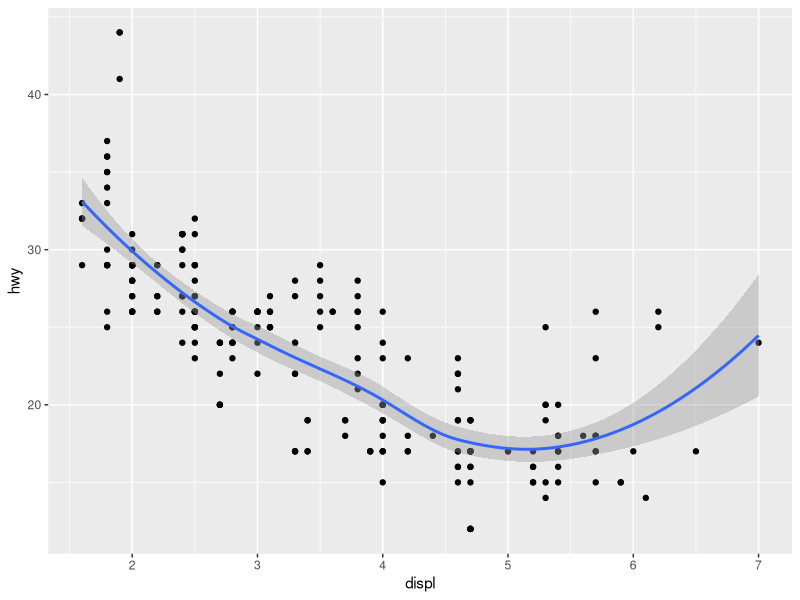
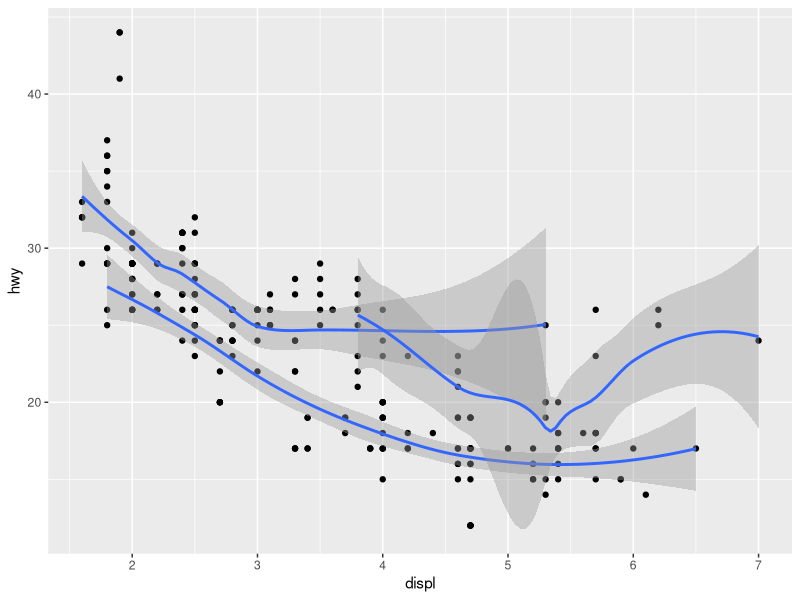
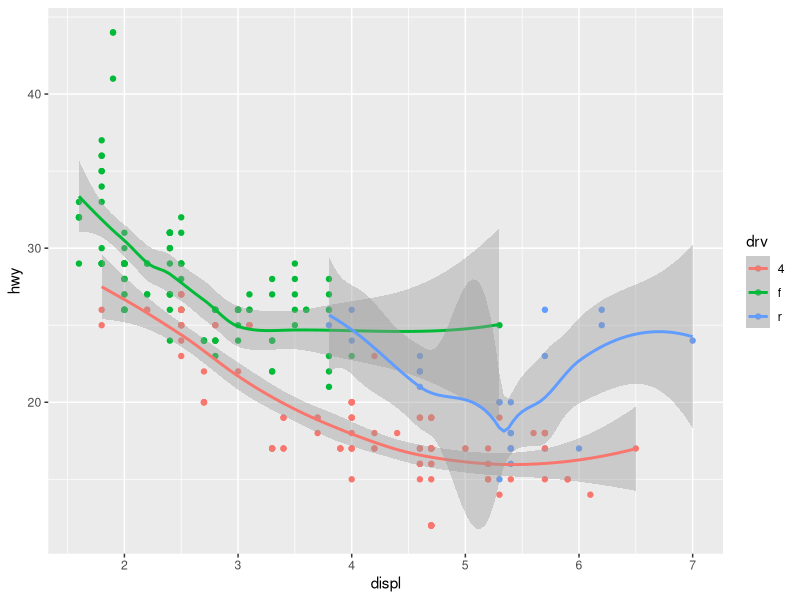
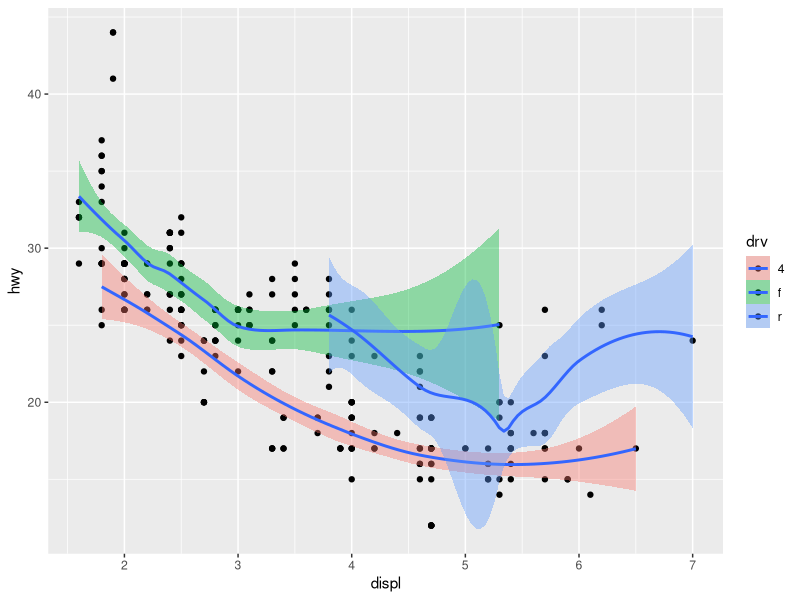
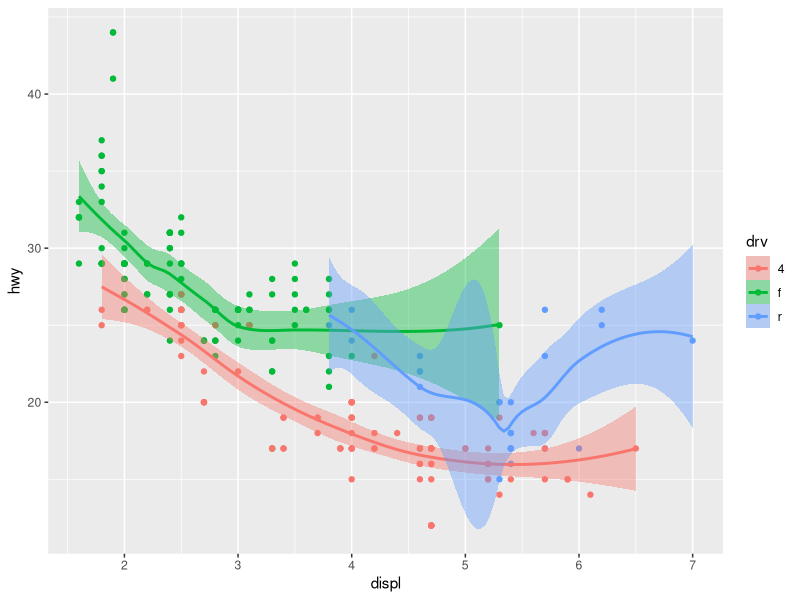

The R script that drew these images, in order: (Note: this script raises an error after producing the figures.)
#Hadly Wickham, ggplot. And Winston Chang- R Graphics cookbook
#ggplot graphics 
# 12 april 2018
# NJG

#preliminaries
library(ggplot2)
install.packages("ggthemes")
library(ggthemes)
library(patchwork)
library(TeachingDemos)
char2seed("10th Avenue Freeze-Out")
d<-mpg
str(d)

#Standard plot with all of the data 
p1 <- ggplot(data=d, mapping=aes(x=displ,y=hwy)) +
  geom_point() + geom_smooth()
print(p1)
str(p1)


# Break out the drive types
p1 <- ggplot(data=d, mapping=aes(x=displ,y=hwy,group=drv)) +
  geom_point() + geom_smooth()
print(p1)

# see effect of color and see what changes (tbh nicer)
p1 <- ggplot(data=d, mapping=aes(x=displ,y=hwy,color=drv)) +
  geom_point() + geom_smooth()
print(p1)

# Map to fll for confidence interval 
p1 <- ggplot(data=d, mapping=aes(x=displ,y=hwy,fill=drv)) +
  geom_point() + geom_smooth()
print(p1)

#use both fill  and color for both effects as aesthetics 
p1 <- ggplot(data=d, mapping=aes(x=displ,y=hwy,color=drv, fill=drv)) +
  geom_point() + geom_smooth()
print(p1)

#use aesthetic mappings within each group to override defaults 
#subset data to get ine group shown
p1 <- ggplot(data=d, mapping=aes(x=displ,y=hwy,color=drv)) +
  geom_point(data=d[d$data=="4",]) + geom_smooth()
print(p1)

#instead of subsetting, just map an aesthetic 

p1 <- ggplot(data=d, mapping=aes(x=displ,y=hwy)) +
  geom_point(mapping=aes(color=drv)) + geom_smooth()
print(p1)

#Mapping smoother, but not data points 
p1 <- ggplot(data=d, mapping=aes(x=displ,y=hwy)) +
  geom_point() + geom_smooth(mapping=aes(color=drv))
print(p1)

#Subset in first layer to eliminate some data entirely
p1 <- ggplot(data=d[d$drv!="4",], mapping=aes(x=displ,y=hwy)) +
  geom_point(mapping=aes(color=drv)) + geom_smooth()
print(p1)

#geoms have an additional attributes that can be set, in addition to any aesthetics that are mapped
p1 <- ggplot(data=d[d$drv!="4",], mapping=aes(x=displ,y=hwy)) +
  geom_point(mapping=aes(color=drv)) + geom_smooth(color="black", size=2, fill="steelblue", method="lm")
print(p1)


# use bar plots for categorical variables

table(d$drv)
p1 <- ggplot(data=d, mapping=aes(x=drv)) + 
  geom_bar(color="black", fill="goldenrod")
print(p1)

p1 <- ggplot(data=d, mapping=aes(x=drv)) + 
  stat_count(color="black", fill="goldenrod")
print(p1)

#can also get out proportions 
p1 <- ggplot(data=d, mapping=aes(x=drv, y=..prop..,group=1)) + 
  geom_bar(color="black", fill="goldenrod")
print(p1)

# aesthetic mapping for multiple groups of bars
p1 <- ggplot(data=d, mapping=aes(x=drv, fill=fl)) + 
  geom_bar()
print(p1)

#unstack bars
p1 <- ggplot(data=d, mapping=aes(x=drv, fill=fl)) + 
  geom_bar(position = "identity")
print(p1)

#make them transparent with alpha attribute
p1 <- ggplot(data=d, mapping=aes(x=drv, fill=fl)) + 
  geom_bar(alpha=1/2, position = "identity")
print(p1)
#make the bar transparent 
p1 <- ggplot(data=d, mapping=aes(x=drv, color=fl)) + 
  geom_bar(fill=NA, position = "identity")
print(p1)

# use position = fill for stacking with equivalent height
p1 <- ggplot(data=d, mapping=aes(x=drv, fill=fl)) + 
  geom_bar(position="fill")
print(p1)

#best to use position= dodge for multiple bars- publication 
p1 <- ggplot(data=d, mapping=aes(x=drv, fill=fl)) + 
  geom_bar(position="dodge", color="black")
print(p1)

# more typical "bar plot" for mean values of a continuous variable 
dTiny <- tapply(X=d$hwy, INDEX = as.factor(d$fl), FUN=mean) #calculate group means 
dTiny <- data.frame(hwy=dTiny)
dTiny <- cbind(fl=row.names(dTiny), dTiny) # set up the data frame  

p2 <- ggplot(data=dTiny, mapping=aes(x=fl,y=hwy,fill=fl)) + 
               geom_bar(stat="identity")
print(p2)

# use the stats geom to create the classic bar plot
p1 <- ggplot(data=d, mapping = aes(x=fl,y=hwy)) +
  stat_summary(fun.y = mean, 
               fun.ymin= function(x) mean(x) - sd(x), 
               fun.ymax= function(x) mean(x) + sd(x))
print(p1)

#now put them together for the bar plot with error bars 
p1 <- ggplot(data=d, mapping = aes(x=fl,y=hwy)) +
  stat_summary(fun.y = mean, 
               fun.ymin= function(x) mean(x) - sd(x), 
               fun.ymax= function(x) mean(x) + sd(x)) + 
  geom_bar(data=dTiny, mapping=aes(x=fl, fill=fl), stat="identity")
print(p1)

#Use a boxplot instead!
p1 <- ggplot(data=d, mapping=aes(x=fl, y=hwy, fill=fl)) + geom_boxplot()
print(p1)

#now add the data
p1 <- ggplot(data=d, mapping=aes(x=fl, y=hwy)) + 
  geom_boxplot(fill="thistle") + 
  geom_point(position=position_jitter(width=0.2, height=0.7), color="grey60")
print(p1)
